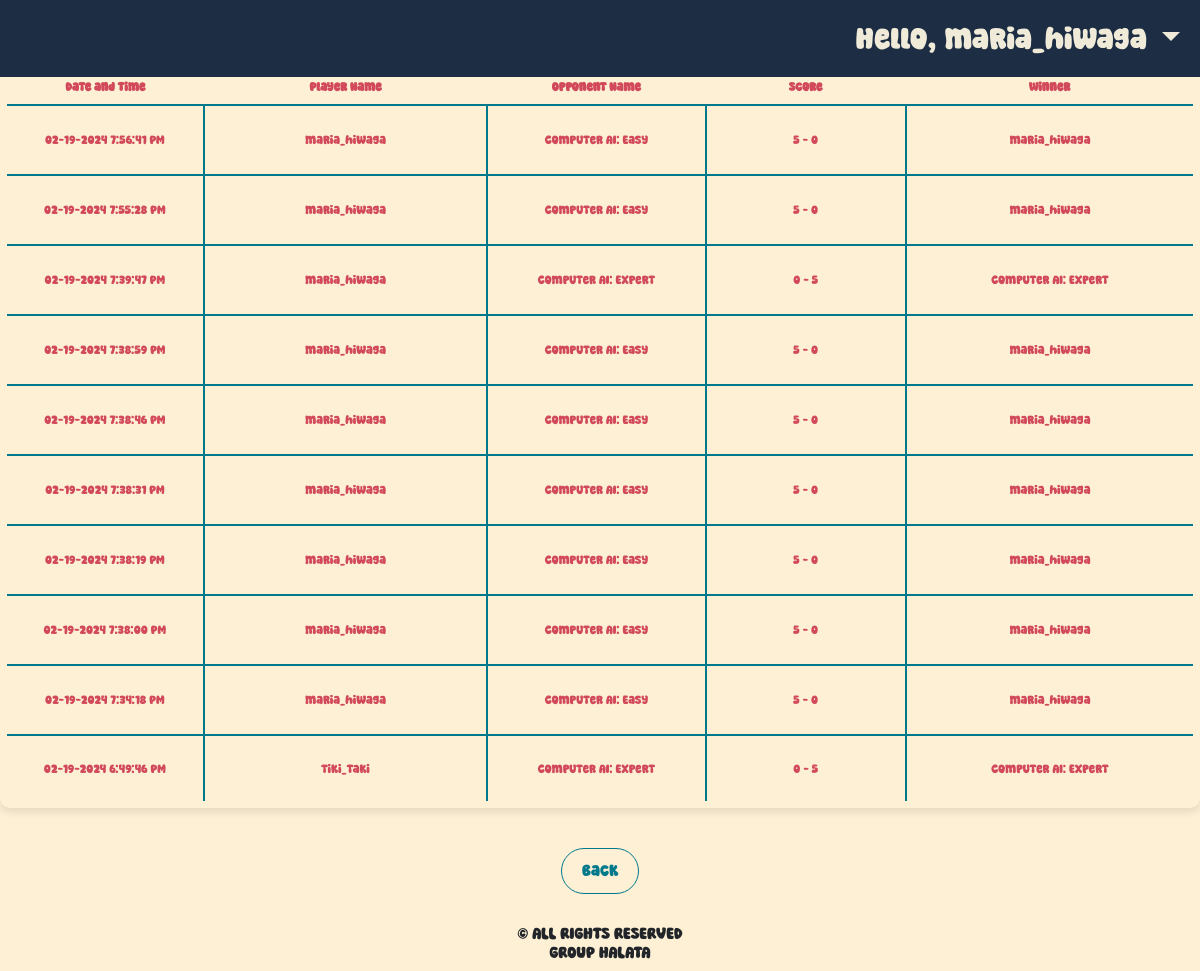
Screenshot of /scoreboard.php (signed in) with the database file from the repository.
### tables this page shows
CREATE TABLE `players_info_tbl` (
  `player_ID` int(11) NOT NULL,
  `Last_Name` varchar(256) NOT NULL,
  `First_Name` varchar(256) NOT NULL,
  `Username` varchar(256) NOT NULL,
  `Password` varchar(512) NOT NULL
);

CREATE TABLE `scoreboard_ai_tbl` (
  `match_id` int(11) NOT NULL,
  `player_ID` int(11) NOT NULL,
  `Username` varchar(255) NOT NULL,
  `Opponent_Name` varchar(255) NOT NULL,
  `Match_Date` varchar(255) NOT NULL,
  `Score` varchar(15) NOT NULL,
  `Winner_Name` varchar(256) NOT NULL
);

### scoreboard.php (the view, shortened to what this page needs)
<?php
    if(!isset($_SESSION["users"]))
    {
        $userName = "Guest";
    }else{
      require_once "database.php";
      $loginPlayerId = $_SESSION["sess-playerId"];
      $queryGetUser = "SELECT * FROM players_info_tbl WHERE player_ID = '$loginPlayerId' ";
      $result = mysqli_query($conn, $queryGetUser);
      $playerDetails = mysqli_fetch_array($result, MYSQLI_ASSOC);
      $userName = $playerDetails["Username"];
    }
    $queryGetGameResults = "SELECT * FROM scoreboard_ai_tbl ORDER BY Match_Date DESC LIMIT 10";
    $gameResults = mysqli_query($conn, $queryGetGameResults);
?>
<!DOCTYPE html>
<html lang="en">
<head>
  <link href="https://cdn.jsdelivr.net/npm/bootstrap@5.3.2/dist/css/bootstrap.min.css" rel="stylesheet">
  <link href="Style.css" rel="stylesheet" type="text/css" />
</head>
<body>
<nav class="navbar navbar-expand-lg fixed-top" style="background: #1d2d44; color: #f0ebd8; ">
        <div class="container-fluid">
            <div class="collapse navbar-collapse" id="navbarNav" >
                <ul class="navbar-nav ms-auto" >
                    <li class="nav-item dropdown" >
                        <a class="nav-link dropdown-toggle" style="color: #f0ebd8; font-size:30px;" role="button" data-bs-toggle="dropdown" aria-expanded="false">
                        Hello, <?php echo $userName?>
                        </a>
                    </li>
                </ul>
            </div>
        </div>
    </nav>
<br><br><br><br>
<h2>Game Results</h2>
<table>
  <thead>
    <tr>
      <th>Date and Time</th>
      <th>Player Name</th>
      <th>Opponent Name</th>
      <th>Score</th>
      <th>Winner</th>
    </tr>
  </thead>
  <tbody>
  <?php
      while ($row = mysqli_fetch_assoc($gameResults)) {
          echo "<tr>";
          echo "<td>" . $row['Match_Date'] . "</td>";
          echo "<td>" . $row['Username'] . "</td>";
          echo "<td>" . $row['Opponent_Name'] . "</td>";
          echo "<td>" . $row['Score'] . "</td>";
          echo "<td>" . $row['Winner_Name'] . "</td>";
          echo "</tr>";
      }
    ?>
  </tbody>
</table>
<div class="d-flex justify-content-center"><a href="home.php" class="btn" id="back">Back</a> </div>
    <footer class="text-center">
    <div class="container">
      <h6 style="text-align: center; margin-top: 30px;" id="group">&copy ALL RIGHTS RESERVED<br>GROUP HALATA</h6>
    </div>
  </footer>
</body>
</html>

### Style.css (style rules this page uses)
* { font-family: 'Super Enjoy', sans-serif; }
body { background-color: #fdf0d5; display: flex; flex-direction: column; align-items: center; justify-content: center; height: 100vh; margin: 0; }
table { border: 7px solid #30638e; margin-top: 20px; border-radius: 10px; color: #d1495b; transition: transform 0.3s ease-in-out, box-shadow 0.3s ease-in-out, filter 0.3s ease-in-out; overflow: hidden; box-shadow: 0 4px 8px rgba(0, 0, 0, 0.1); }
td { width: 70px; height: 70px; border: 2px solid #00798c; text-align: center; font-size: 40px; cursor: pointer; transition: background-color 0.3s, transform 0.3s ease-in-out, box-shadow 0.3s ease-in-out, filter 0.3s ease-in-out; border-radius: 8px; }
#back { margin-top: 10px; width: fit-content; border: 1px solid #00798C; padding: 10px 20px; border-radius: 50px; text-decoration: none; color: #00798C; transition: background-color 0.5s, transform 0.3s ease-in-out, box-shadow 0.3s ease-in-out; }

### scoreboard.php (style rules this page uses)
table { width: 100%; margin-bottom: 30px; }
th, td { padding: 8px; text-align: center; border-bottom: 1px solid #ddd; font-size: 1vw; }

### rows the page displays
players_info_tbl: Username "maria_hiwaga"
scoreboard_ai_tbl: Match_Date "02-19-2024 7:56:41 PM", Username "maria_hiwaga", Opponent_Name "Computer AI: Easy", Score "5 - 0", Winner_Name "maria_hiwaga"
scoreboard_ai_tbl: Match_Date "02-19-2024 7:55:28 PM", Username "maria_hiwaga", Opponent_Name "Computer AI: Easy", Score "5 - 0", Winner_Name "maria_hiwaga"
scoreboard_ai_tbl: Match_Date "02-19-2024 7:39:47 PM", Username "maria_hiwaga", Opponent_Name "Computer AI: Expert", Score "0 - 5", Winner_Name "Computer AI: Expert"
scoreboard_ai_tbl: Match_Date "02-19-2024 7:38:59 PM", Username "maria_hiwaga", Opponent_Name "Computer AI: Easy", Score "5 - 0", Winner_Name "maria_hiwaga"
scoreboard_ai_tbl: Match_Date "02-19-2024 7:38:46 PM", Username "maria_hiwaga", Opponent_Name "Computer AI: Easy", Score "5 - 0", Winner_Name "maria_hiwaga"
scoreboard_ai_tbl: Match_Date "02-19-2024 7:38:31 PM", Username "maria_hiwaga", Opponent_Name "Computer AI: Easy", Score "5 - 0", Winner_Name "maria_hiwaga"
scoreboard_ai_tbl: Match_Date "02-19-2024 7:38:19 PM", Username "maria_hiwaga", Opponent_Name "Computer AI: Easy", Score "5 - 0", Winner_Name "maria_hiwaga"
scoreboard_ai_tbl: Match_Date "02-19-2024 7:38:00 PM", Username "maria_hiwaga", Opponent_Name "Computer AI: Easy", Score "5 - 0", Winner_Name "maria_hiwaga"
scoreboard_ai_tbl: Match_Date "02-19-2024 7:34:18 PM", Username "maria_hiwaga", Opponent_Name "Computer AI: Easy", Score "5 - 0", Winner_Name "maria_hiwaga"
scoreboard_ai_tbl: Match_Date "02-19-2024 6:49:46 PM", Username "tiki_taki", Opponent_Name "Computer AI: Expert", Score "0 - 5", Winner_Name "Computer AI: Expert"
